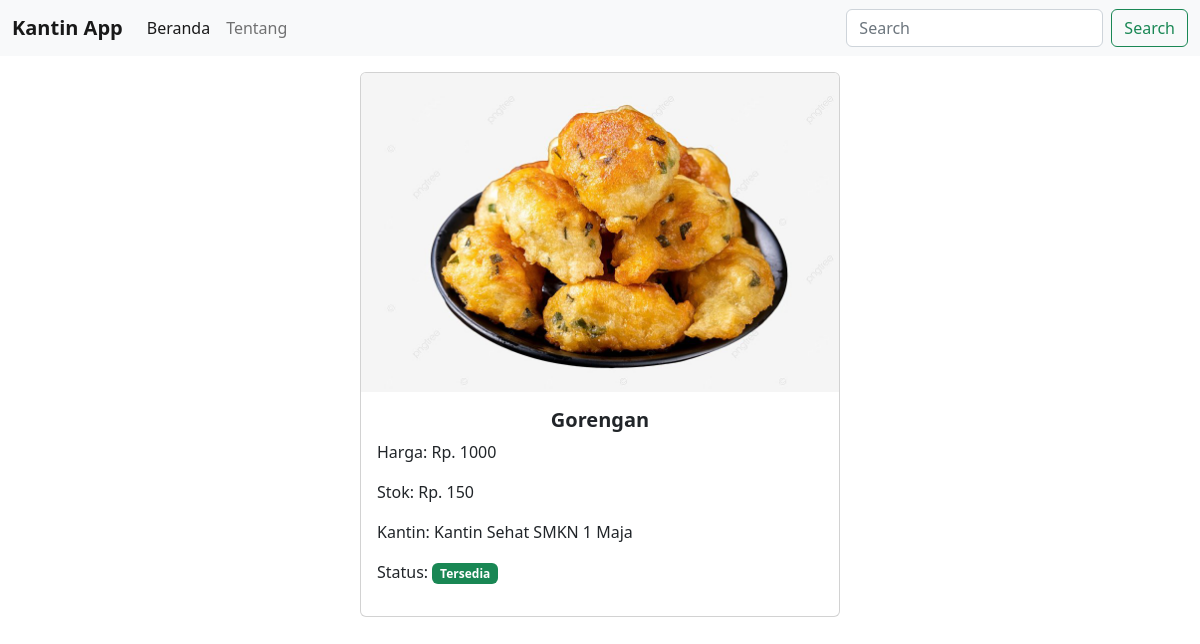
Page /makanan/1 on the committed database.
### kantin/models.py (models this page shows, shortened)
class Makanan(models.Model):
    nama = models.CharField(max_length=250)
    harga = models.IntegerField()
    gambar = models.ImageField(upload_to='movie/images/')
    stok = models.IntegerField()
    kantin = models.ForeignKey(Kantin, on_delete=models.CASCADE)
    TERSEDIA = (
        ("1", "Tersedia"),
        ("0", "Tidak Tersedia")
    )
    tersedia = models.CharField(max_length=1, choices=TERSEDIA)

class Kantin(models.Model):
    nama = models.CharField(max_length=250)
    phone_regex = RegexValidator(regex=r'^\+?1?\d{9,15}$', message="Minimal 8 digit")
    telepon = models.CharField(validators=[phone_regex], max_length=15, blank=True, null=True)
    def __str__(self) -> str:
        return self.nama

### kantin/views.py (the view)
# urls.py: path('makanan/<int:makanan_id>', kantinViews.makanan, name='detail'),
def makanan(request, makanan_id):
    makanan = get_object_or_404(Makanan, pk=makanan_id)
    return render(request, "makanan.html", {"makanan": makanan})

### kantin/templates/makanan.html
{% extends 'layout/base.html' %}
{% block content %}
<div class="container">
    <div class="card mt-3 mx-auto" style="width: 30rem">
        <img src="{{ makanan.gambar.url }}" class="card-img-top" alt="Makanan">
        <div class="card-body">
            <h5 class="card-title fw-bold text-center">{{ makanan.nama }}</h5>
            <p>Harga: Rp. {{ makanan.harga }}</p>
            <p>Stok: Rp. {{ makanan.stok }}</p>
            <p>Kantin: {{ makanan.kantin }}</p>
            <p>Status:
                {% if makanan.tersedia %}
                    <span class="badge bg-success">Tersedia</span>
                {% else %}
                    <span class="badge bg-danger">Tidak Tersedia</span>
                {% endif %}
            </p>
        </div>
    </div>
</div>
{% endblock content %}

### rows in the picture
Makanan: gambar (picture), nama "Gorengan", harga "1000", stok "150", kantin "Kantin Sehat SMKN 1 Maja"
